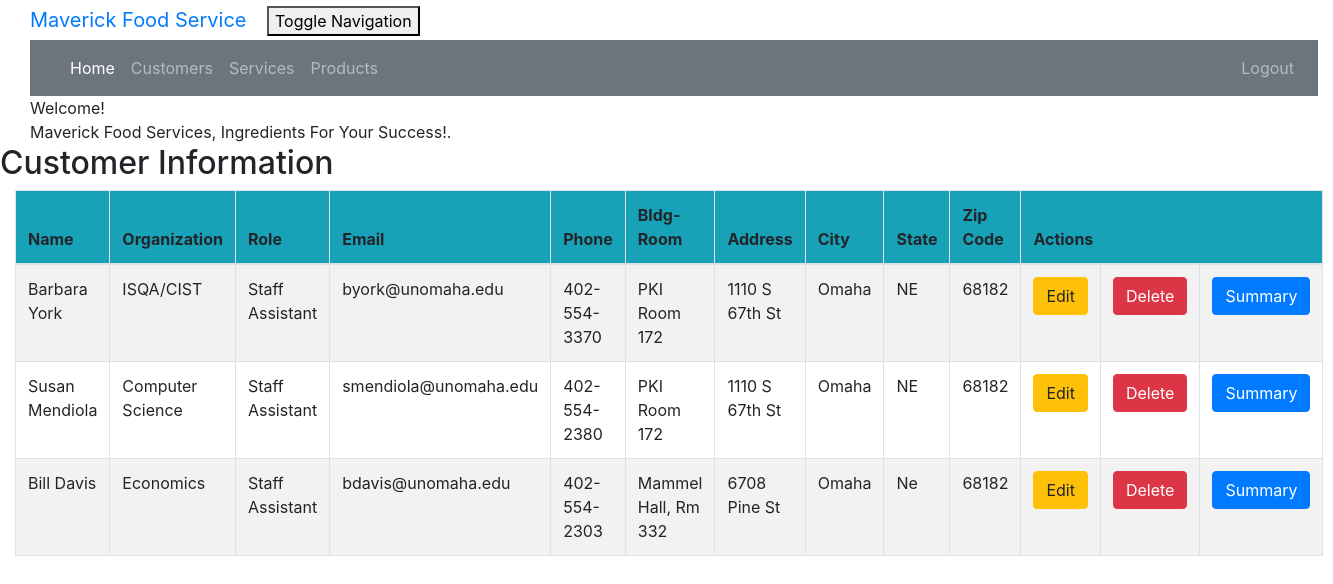
/customer_list (signed in), run on the app's committed database.
### crm/models.py (models this page shows, shortened)
class Customer(models.Model):
    cust_name = models.CharField(max_length=50)
    email = models.EmailField(max_length=100)
    phone = models.CharField(max_length=20)
    bldgroom = models.CharField(max_length=100)
    address = models.CharField(max_length=200)
    city = models.CharField(max_length=50)
    state = models.CharField(max_length=50)
    zipcode = models.CharField(max_length=10)
    organization = models.CharField(max_length=100)
    role = models.CharField(max_length=100)

### crm/views.py (the view)
# urls.py: path('customer_list', views.customer_list, name='customer_list'),
@login_required
def customer_list(request):
    customer = Customer.objects.filter()
    return render(request, 'crm/customer_list.html',
                  {'customers': customer})

### crm/Templates/crm/customer_list.html (shortened to what this page needs)
<!DOCTYPE html>
<html lang="en">
{% extends 'crm/base.html' %}
{% block content %}
    <html>
    <head>
    </head>
    <body class="bodylist">
    <div class="container">
        <div class="panel panel-primary">
            <div class="panel-heading">Welcome!</div>
            <div class="panel-body">
                Maverick Food Services, Ingredients For Your Success!.
            </div>
        </div>
    </div>
    <div class="row">
        <h2>Customer Information</h2>
    </div>
    <div>
        <table class="table table-striped table-bordered table-hover w-auto">
            <thead>
            <tr class="bg-info">
                <th>Name</th>
                <th>Organization</th>
                <th>Role</th>
                <th>Email</th>
                <th>Phone</th>
                <th>Bldg-Room</th>
                <th>Address</th>
                <th>City</th>
                <th>State</th>
                <th>Zip Code</th>
                <th colspan="3">Actions</th>
            </tr>
            </thead>
            <tbody>
            {% for customer in customers %}
                <tr>
                    <td>{{ customer.cust_name }}</td>
                    <td>{{ customer.organization }}</td>
                    <td>{{ customer.role }}</td>
                    <td>{{ customer.email }}</td>
                    <td>{{ customer.phone }}</td>
                    <td>{{ customer.bldgroom }}</td>
                    <td>{{ customer.address }}</td>
                    <td>{{ customer.city }}</td>
                    <td>{{ customer.state }}</td>
                    <td>{{ customer.zipcode }}</td>
                    <td><a href="{% url 'crm:customer_edit' pk=customer.pk %}"
                           class="btn btn-warning">Edit</a></td>
                    <td><a href="{% url 'crm:customer_delete' pk=customer.pk %}"
                           onclick="return confirm('Are you sure you want to delete?')"
                           class="btn btn-danger">Delete</a>
                    </td>
                    <td><a href="{% url 'crm:summary' pk=customer.pk %}"
                           class="btn btn-primary">Summary</a>
                    </td>
                </tr>
            {% endfor %}
            </tbody>
        </table>
    </div>
    </body>
    </html>
{% endblock %}

### crm/static/css/portfolio.css (style rules this page uses)
body { padding-left: 15px; }

### data on the page
Customer: cust_name "Barbara York", organization "ISQA/CIST", role "Staff Assistant", email "byork@unomaha.edu", phone "402-554-3370", bldgroom "PKI Room 172", address "1110 S 67th St", city "Omaha", state "NE", zipcode "68182"
Customer: cust_name "Susan Mendiola", organization "Computer Science", role "Staff Assistant", email "smendiola@unomaha.edu", phone "402-554-2380", bldgroom "PKI Room 172", address "1110 S 67th St", city "Omaha", state "NE", zipcode "68182"
Customer: cust_name "Bill Davis", organization "Economics", role "Staff Assistant", email "bdavis@unomaha.edu", phone "402-554-2303", bldgroom "Mammel Hall, Rm 332", address "6708 Pine St", city "Omaha", state "Ne", zipcode "68182"
